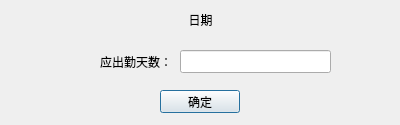
<?xml version="1.0" encoding="UTF-8"?>
<ui version="4.0">
 <class>Dialog_InitDays</class>
 <widget class="QDialog" name="Dialog_InitDays">
  <property name="geometry">
   <rect>
    <x>0</x>
    <y>0</y>
    <width>400</width>
    <height>125</height>
   </rect>
  </property>
  <property name="windowTitle">
   <string>应出勤天数</string>
  </property>
  <widget class="QLabel" name="lab_date">
   <property name="geometry">
    <rect>
     <x>10</x>
     <y>10</y>
     <width>381</width>
     <height>20</height>
    </rect>
   </property>
   <property name="layoutDirection">
    <enum>Qt::LeftToRight</enum>
   </property>
   <property name="text">
    <string>日期</string>
   </property>
   <property name="alignment">
    <set>Qt::AlignCenter</set>
   </property>
  </widget>
  <widget class="QLineEdit" name="edt_days">
   <property name="geometry">
    <rect>
     <x>180</x>
     <y>50</y>
     <width>151</width>
     <height>23</height>
    </rect>
   </property>
  </widget>
  <widget class="QLabel" name="label_2">
   <property name="geometry">
    <rect>
     <x>100</x>
     <y>50</y>
     <width>81</width>
     <height>23</height>
    </rect>
   </property>
   <property name="text">
    <string>应出勤天数：</string>
   </property>
  </widget>
  <widget class="QPushButton" name="btn_Entry">
   <property name="geometry">
    <rect>
     <x>160</x>
     <y>90</y>
     <width>80</width>
     <height>23</height>
    </rect>
   </property>
   <property name="text">
    <string>确定</string>
   </property>
  </widget>
 </widget>
 <resources/>
 <connections/>
</ui>
